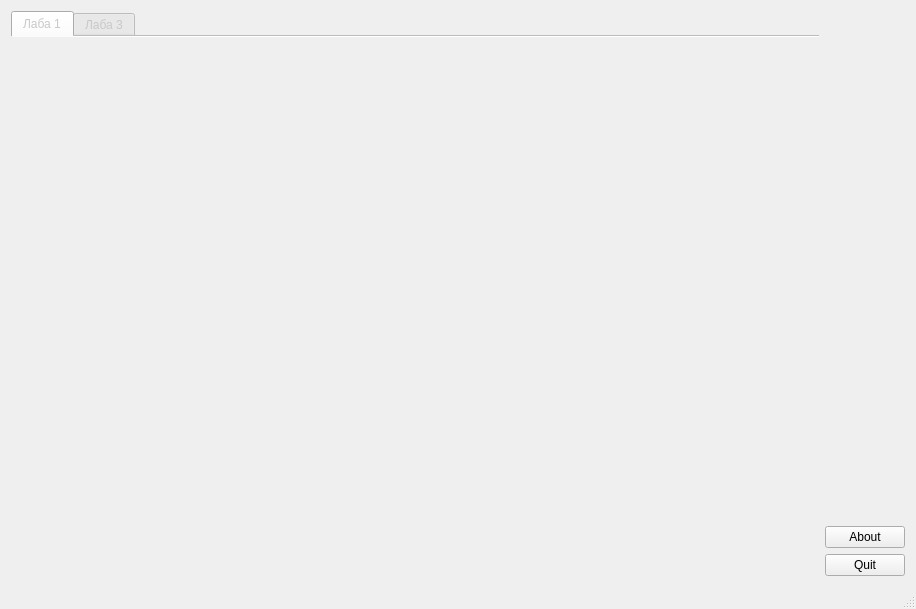
<?xml version="1.0" encoding="UTF-8"?>
<ui version="4.0">
 <class>MainWindow</class>
 <widget class="QMainWindow" name="MainWindow">
  <property name="geometry">
   <rect>
    <x>0</x>
    <y>0</y>
    <width>916</width>
    <height>609</height>
   </rect>
  </property>
  <property name="windowTitle">
   <string>Dragon fruit</string>
  </property>
  <property name="windowIcon">
   <iconset>
    <normaloff>../Documents/dragon_fruit.png</normaloff>../Documents/dragon_fruit.png</iconset>
  </property>
  <widget class="QWidget" name="centralWidget">
   <layout class="QHBoxLayout" name="horizontalLayout">
    <item>
     <widget class="QTabWidget" name="tabWidget">
      <property name="styleSheet">
       <string notr="true">color: rgb(200, 200, 200);</string>
      </property>
      <property name="currentIndex">
       <number>0</number>
      </property>
      <property name="documentMode">
       <bool>true</bool>
      </property>
      <widget class="QWidget" name="tab">
       <attribute name="title">
        <string>Лаба 1</string>
       </attribute>
       <widget class="GLWidget" name="widget" native="true">
        <property name="enabled">
         <bool>true</bool>
        </property>
        <property name="geometry">
         <rect>
          <x>0</x>
          <y>-20</y>
          <width>395</width>
          <height>556</height>
         </rect>
        </property>
        <property name="sizePolicy">
         <sizepolicy hsizetype="Expanding" vsizetype="Preferred">
          <horstretch>0</horstretch>
          <verstretch>0</verstretch>
         </sizepolicy>
        </property>
        <property name="mouseTracking">
         <bool>true</bool>
        </property>
        <property name="autoFillBackground">
         <bool>true</bool>
        </property>
       </widget>
      </widget>
      <widget class="QWidget" name="tab_3">
       <attribute name="title">
        <string>Лаба 3</string>
       </attribute>
       <layout class="QHBoxLayout" name="horizontalLayout_2">
        <item>
         <layout class="QVBoxLayout" name="verticalLayout_2">
          <item>
           <widget class="QTextEdit" name="textEdit">
            <property name="styleSheet">
             <string notr="true">background-color: rgb(51, 51, 51);

</string>
            </property>
            <property name="html">
             <string>&lt;!DOCTYPE HTML PUBLIC &quot;-//W3C//DTD HTML 4.0//EN&quot; &quot;http://www.w3.org/TR/REC-html40/strict.dtd&quot;&gt;
&lt;html&gt;&lt;head&gt;&lt;meta name=&quot;qrichtext&quot; content=&quot;1&quot; /&gt;&lt;style type=&quot;text/css&quot;&gt;
p, li { white-space: pre-wrap; }
&lt;/style&gt;&lt;/head&gt;&lt;body style=&quot; font-family:'Ubuntu'; font-size:11pt; font-weight:400; font-style:normal;&quot;&gt;
&lt;p style=&quot;-qt-paragraph-type:empty; margin-top:0px; margin-bottom:0px; margin-left:0px; margin-right:0px; -qt-block-indent:0; text-indent:0px; -qt-user-state:131073; font-family:'Sans Serif'; font-size:9pt;&quot;&gt;&lt;br /&gt;&lt;/p&gt;&lt;/body&gt;&lt;/html&gt;</string>
            </property>
           </widget>
          </item>
         </layout>
        </item>
        <item>
         <layout class="QVBoxLayout" name="verticalLayout_3">
          <item>
           <widget class="QLabel" name="label">
            <property name="text">
             <string>Шрифт:</string>
            </property>
           </widget>
          </item>
          <item>
           <widget class="QComboBox" name="comboBox">
            <property name="styleSheet">
             <string notr="true"/>
            </property>
            <item>
             <property name="text">
              <string>Liberation Sans</string>
             </property>
            </item>
            <item>
             <property name="text">
              <string>Liberation Serif</string>
             </property>
            </item>
            <item>
             <property name="text">
              <string>Open Sans</string>
             </property>
            </item>
            <item>
             <property name="text">
              <string>Ubuntu Mono</string>
             </property>
            </item>
            <item>
             <property name="text">
              <string>Source Code Pro</string>
             </property>
            </item>
            <item>
             <property name="text">
              <string>Roboto Slab</string>
             </property>
            </item>
           </widget>
          </item>
          <item>
           <widget class="QLabel" name="label_2">
            <property name="text">
             <string>Размер:</string>
            </property>
           </widget>
          </item>
          <item>
           <widget class="QComboBox" name="comboBox_2">
            <item>
             <property name="text">
              <string>9</string>
             </property>
            </item>
            <item>
             <property name="text">
              <string>10</string>
             </property>
            </item>
            <item>
             <property name="text">
              <string>12</string>
             </property>
            </item>
            <item>
             <property name="text">
              <string>14</string>
             </property>
            </item>
            <item>
             <property name="text">
              <string>18</string>
             </property>
            </item>
            <item>
             <property name="text">
              <string>20</string>
             </property>
            </item>
           </widget>
          </item>
          <item>
           <widget class="QCheckBox" name="checkBox">
            <property name="styleSheet">
             <string notr="true">background-color: rgb(51, 51, 51);</string>
            </property>
            <property name="text">
             <string>Жирный</string>
            </property>
           </widget>
          </item>
          <item>
           <widget class="QCheckBox" name="checkBox_2">
            <property name="styleSheet">
             <string notr="true">background-color: rgb(51, 51, 51);</string>
            </property>
            <property name="text">
             <string>Курсир</string>
            </property>
           </widget>
          </item>
          <item>
           <spacer name="horizontalSpacer">
            <property name="orientation">
             <enum>Qt::Horizontal</enum>
            </property>
            <property name="sizeHint" stdset="0">
             <size>
              <width>40</width>
              <height>20</height>
             </size>
            </property>
           </spacer>
          </item>
          <item>
           <spacer name="verticalSpacer_2">
            <property name="orientation">
             <enum>Qt::Vertical</enum>
            </property>
            <property name="sizeHint" stdset="0">
             <size>
              <width>20</width>
              <height>40</height>
             </size>
            </property>
           </spacer>
          </item>
         </layout>
        </item>
       </layout>
      </widget>
     </widget>
    </item>
    <item>
     <layout class="QVBoxLayout" name="verticalLayout">
      <item>
       <spacer name="verticalSpacer">
        <property name="orientation">
         <enum>Qt::Vertical</enum>
        </property>
        <property name="sizeHint" stdset="0">
         <size>
          <width>20</width>
          <height>40</height>
         </size>
        </property>
       </spacer>
      </item>
      <item>
       <widget class="QPushButton" name="pushButton_2">
        <property name="text">
         <string>About</string>
        </property>
       </widget>
      </item>
      <item>
       <widget class="QPushButton" name="pushButton">
        <property name="text">
         <string>Quit</string>
        </property>
       </widget>
      </item>
     </layout>
    </item>
   </layout>
  </widget>
  <widget class="QStatusBar" name="statusBar"/>
 </widget>
 <layoutdefault spacing="6" margin="11"/>
 <customwidgets>
  <customwidget>
   <class>GLWidget</class>
   <extends>QWidget</extends>
   <header>glwidget.h</header>
   <container>1</container>
   <slots>
    <signal>signal1()</signal>
    <slot>closeWndw()</slot>
   </slots>
  </customwidget>
 </customwidgets>
 <resources/>
 <connections>
  <connection>
   <sender>pushButton</sender>
   <signal>clicked()</signal>
   <receiver>MainWindow</receiver>
   <slot>close()</slot>
   <hints>
    <hint type="sourcelabel">
     <x>828</x>
     <y>556</y>
    </hint>
    <hint type="destinationlabel">
     <x>896</x>
     <y>574</y>
    </hint>
   </hints>
  </connection>
  <connection>
   <sender>widget</sender>
   <signal>destroyed()</signal>
   <receiver>MainWindow</receiver>
   <slot>close()</slot>
   <hints>
    <hint type="sourcelabel">
     <x>407</x>
     <y>386</y>
    </hint>
    <hint type="destinationlabel">
     <x>867</x>
     <y>217</y>
    </hint>
   </hints>
  </connection>
 </connections>
</ui>
